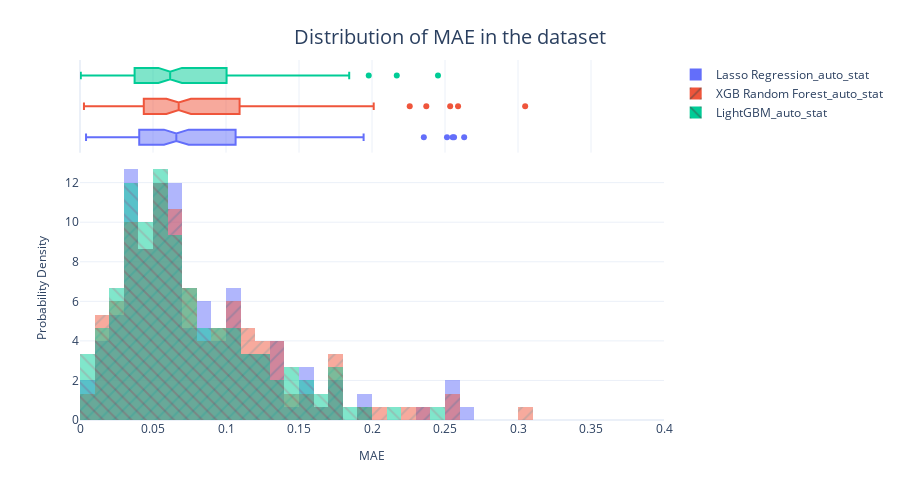

Here is the notebook cell this chart was saved with:
### Code cell
fig = px.histogram(
    metrics_df,
    x="MAE",
    color="Algorithm",
    pattern_shape="Algorithm",
    marginal="box",
    nbins=100,
    barmode="overlay",
    histnorm="probability density",
)
fig = format_plot(
    fig,
    xlabel="MAE",
    ylabel="Probability Density",
    title="Distribution of MAE in the dataset",
)
# fig.write_image("imgs/chapter_8/mae_dist.png")
fig.update_layout(xaxis_range=[0, 0.4])
fig.show()

### Figure 1 — Plotly figure (JSON) as saved in the notebook; plotly's stock layout.template omitted (floating-point values rounded to 4 significant figures; data arrays with more than 128 entries replaced by an {"elided": "..."} marker saying what was removed)
{"data": [{"alignmentgroup": "True", "bingroup": "x", "histnorm": "probability density", "hovertemplate": "Algorithm=Lasso Regression_auto_stat<br>MAE=%{x}<br>probability density=%{y}<extra></extra>", "legendgroup": "Lasso Regression_auto_stat", "marker": {"color": "#636efa", "opacity": 0.5, "pattern": {"shape": ""}}, "name": "Lasso Regression_auto_stat", "nbinsx": 100, "offsetgroup": "Lasso Regression_auto_stat", "orientation": "v", "showlegend": true, "type": "histogram", "x": {"elided": "150 float values"}, "xaxis": "x", "yaxis": "y"}, {"alignmentgroup": "True", "hovertemplate": "Algorithm=Lasso Regression_auto_stat<br>MAE=%{x}<extra></extra>", "legendgroup": "Lasso Regression_auto_stat", "marker": {"color": "#636efa"}, "name": "Lasso Regression_auto_stat", "notched": true, "offsetgroup": "Lasso Regression_auto_stat", "showlegend": false, "type": "box", "x": {"elided": "150 float values"}, "xaxis": "x2", "yaxis": "y2"}, {"alignmentgroup": "True", "bingroup": "x", "histnorm": "probability density", "hovertemplate": "Algorithm=XGB Random Forest_auto_stat<br>MAE=%{x}<br>probability density=%{y}<extra></extra>", "legendgroup": "XGB Random Forest_auto_stat", "marker": {"color": "#EF553B", "opacity": 0.5, "pattern": {"shape": "/"}}, "name": "XGB Random Forest_auto_stat", "nbinsx": 100, "offsetgroup": "XGB Random Forest_auto_stat", "orientation": "v", "showlegend": true, "type": "histogram", "x": {"elided": "150 float values"}, "xaxis": "x", "yaxis": "y"}, {"alignmentgroup": "True", "hovertemplate": "Algorithm=XGB Random Forest_auto_stat<br>MAE=%{x}<extra></extra>", "legendgroup": "XGB Random Forest_auto_stat", "marker": {"color": "#EF553B"}, "name": "XGB Random Forest_auto_stat", "notched": true, "offsetgroup": "XGB Random Forest_auto_stat", "showlegend": false, "type": "box", "x": {"elided": "150 float values"}, "xaxis": "x2", "yaxis": "y2"}, {"alignmentgroup": "True", "bingroup": "x", "histnorm": "probability density", "hovertemplate": "Algorithm=LightGBM_auto_stat<br>MAE=%{x}<br>probability density=%{y}<extra></extra>", "legendgroup": "LightGBM_auto_stat", "marker": {"color": "#00cc96", "opacity": 0.5, "pattern": {"shape": "\\"}}, "name": "LightGBM_auto_stat", "nbinsx": 100, "offsetgroup": "LightGBM_auto_stat", "orientation": "v", "showlegend": true, "type": "histogram", "x": {"elided": "150 float values"}, "xaxis": "x", "yaxis": "y"}, {"alignmentgroup": "True", "hovertemplate": "Algorithm=LightGBM_auto_stat<br>MAE=%{x}<extra></extra>", "legendgroup": "LightGBM_auto_stat", "marker": {"color": "#00cc96"}, "name": "LightGBM_auto_stat", "notched": true, "offsetgroup": "LightGBM_auto_stat", "showlegend": false, "type": "box", "x": {"elided": "150 float values"}, "xaxis": "x2", "yaxis": "y2"}], "layout": {"autosize": false, "barmode": "overlay", "height": 500, "legend": {"title": {}, "tracegroupgap": 0}, "margin": {"t": 60}, "title": {"font": {"size": 20}, "text": "Distribution of MAE in the dataset", "x": 0.5, "xanchor": "center", "yanchor": "top"}, "width": 900, "xaxis": {"anchor": "y", "domain": [0, 1], "range": [0, 0.4], "title": {"font": {"size": 12}, "text": "MAE"}}, "xaxis2": {"anchor": "y2", "domain": [0, 1], "matches": "x", "showgrid": true, "showticklabels": false}, "yaxis": {"anchor": "x", "domain": [0, 0.7326], "title": {"font": {"size": 12}, "text": "Probability Density"}}, "yaxis2": {"anchor": "x2", "domain": [0.7426, 1], "matches": "y2", "showgrid": false, "showline": false, "showticklabels": false, "ticks": ""}}}
